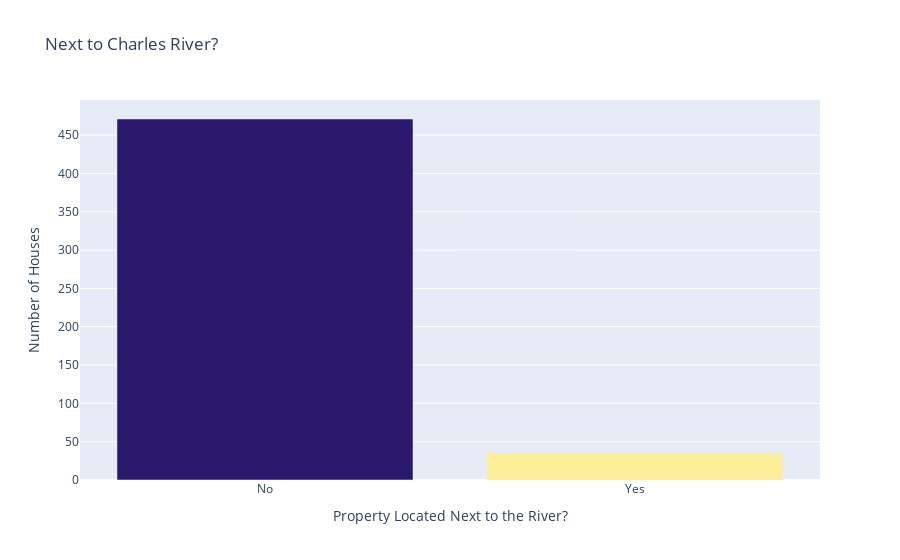

Write notebook code for a chart like this one.
### Code cell
bar = px.bar(
    x=["No", "Yes"],
    y=chas.values,
    color=chas.index,
    color_continuous_scale=px.colors.sequential.haline,
    title="Next to Charles River?",
)
bar.update_layout(
    xaxis_title="Property Located Next to the River?",
    yaxis_title="Number of Houses",
    coloraxis_showscale=False,
)
bar.show()

### Figure 1 — Plotly figure (JSON) as saved in the notebook; plotly's stock layout.template omitted (floating-point values rounded to 4 significant figures)
{"data": [{"alignmentgroup": "True", "hovertemplate": "x=%{x}<br>y=%{y}<br>color=%{marker.color}<extra></extra>", "legendgroup": "", "marker": {"color": [0, 1], "coloraxis": "coloraxis", "pattern": {"shape": ""}}, "name": "", "offsetgroup": "", "orientation": "v", "showlegend": false, "textposition": "auto", "type": "bar", "x": ["No", "Yes"], "xaxis": "x", "y": [471, 35], "yaxis": "y"}], "layout": {"autosize": true, "barmode": "relative", "coloraxis": {"colorbar": {"title": {"text": "color"}}, "colorscale": [[0, "rgb(41, 24, 107)"], [0.09091, "rgb(42, 35, 160)"], [0.1818, "rgb(15, 71, 153)"], [0.2727, "rgb(18, 95, 142)"], [0.3636, "rgb(38, 116, 137)"], [0.4545, "rgb(53, 136, 136)"], [0.5455, "rgb(65, 157, 133)"], [0.6364, "rgb(81, 178, 124)"], [0.7273, "rgb(111, 198, 107)"], [0.8182, "rgb(160, 214, 91)"], [0.9091, "rgb(212, 225, 112)"], [1, "rgb(253, 238, 153)"]], "showscale": false}, "legend": {"tracegroupgap": 0}, "title": {"text": "Next to Charles River?"}, "xaxis": {"anchor": "y", "autorange": true, "domain": [0, 1], "range": [-0.5, 1.5], "title": {"text": "Property Located Next to the River?"}, "type": "category"}, "yaxis": {"anchor": "x", "autorange": true, "domain": [0, 1], "range": [0, 495.8], "title": {"text": "Number of Houses"}, "type": "linear"}}}
